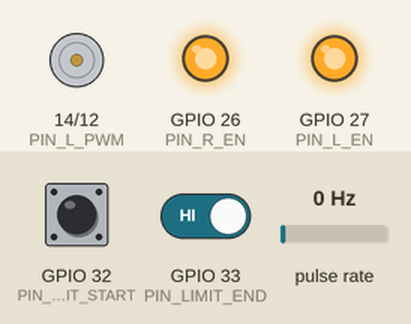
Simulated run of this sketch. Board: ESP32. Shown: motor-driver pin pairs drawn as motors (green arrow = first pin HIGH = forward, orange = second pin HIGH = backward, longer = more drive), output pins drawn as LEDs (lit = HIGH). Wiring (inferred from the names in the program): pulse sensor: data GPIO 16. The test bench sets the inputs (shaded band); at power-on: GPIO 33 (PIN_LIMIT_END) HIGH, GPIO 32 (PIN_LIMIT_START) HIGH, pulse rate 0 Hz. What the sketch prints to the serial monitor is not drawn.

Above: at 2.7 s.
2.8 s: GPIO 33 (PIN_LIMIT_END) driven LOW
At 5.7 s:
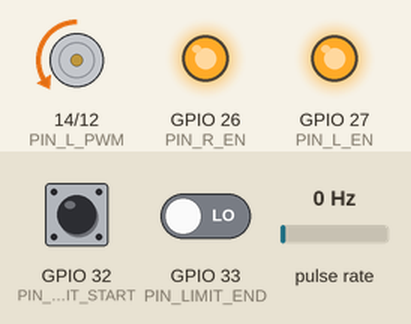
8.8 s: GPIO 33 (PIN_LIMIT_END) driven HIGH
At 10.2 s:
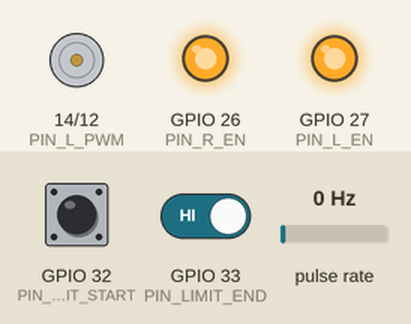
Timing chart, 0 to 11.8 s (numbered marks = the images above; inputs shaded):
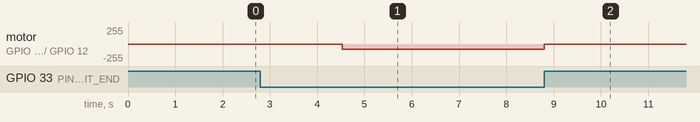

Measured:
- after the input at 2.8 s, motor on GPIO 14 (PIN_L_PWM) / GPIO 12 (PIN_R_PWM): stopped → backward 75/255 after 1.7 s
- after the input at 8.8 s, motor on GPIO 14 (PIN_L_PWM) / GPIO 12 (PIN_R_PWM): backward 75/255 → stopped at once

The sketch:

test_calibracion_encoder.ino
```cpp
/*
 * ============================================================
 *  CALIBRACIÓN: Encoder HC-020K — Distancia lineal
 *  Proyecto Péndulo Invertido
 * ============================================================
 *
 *  Objetivo:
 *    Obtener las constantes de conversión entre pulsos del
 *    encoder IR y la distancia lineal recorrida por el carro
 *    del prototipo (91 cm de recorrido operativo).
 *
 *  Secuencia:
 *    1. Verifica limit switch INICIO. Si no está activado,
 *       mueve el motor ATRÁS hasta activarlo y se detiene.
 *    2. Espera 3 segundos.
 *    3. Avanza ADELANTE a PWM 100 registrando pulsos del
 *       encoder hasta que se active el limit switch FIN.
 *    4. Detiene el motor e imprime resumen de calibración:
 *       pulsos totales, vueltas, pulsos/cm, cm/pulso, etc.
 *
 *  Hardware:
 *    - ESP32-WROOM-32 DevKitC
 *    - Motor DC + BTS7960 H-Bridge
 *    - Encoder HC-020K (PPR = 20 ranuras → 40 flancos si se
 *      usa RISING+FALLING; aquí solo RISING → 20 por vuelta
 *      mecánica de la rueda, pero el firmware previo usó 40
 *      como PULSES_PER_REV → se mantiene la convención)
 *    - Limit Switch XV-152-1C25 x2 (NC + Pull-Up interno)
 *
 *  Pines:
 *    Motor BTS7960:
 *      R_EN  → GPIO 27 | L_EN  → GPIO 26
 *      R_PWM → GPIO 14 | L_PWM → GPIO 12
 *    Encoder HC-020K:
 *      OUT   → GPIO 16 (interrupt RISING)
 *    Limit Switches:
 *      LS_INICIO → GPIO 32 | LS_FIN → GPIO 33
 *      (NC + INPUT_PULLUP: HIGH = activado)
 *
 *  Salida Serial: 115200 baud
 *
 * ============================================================
 */

#include <Arduino.h>

// ============================================================
// Pines — Motor BTS7960
// ============================================================
#define PIN_R_EN   26
#define PIN_L_EN   27
#define PIN_R_PWM  12
#define PIN_L_PWM  14

// ============================================================
// Pines — Encoder HC-020K
// ============================================================
#define PIN_ENCODER 16

// ============================================================
// Pines — Limit Switches
// ============================================================
#define PIN_LIMIT_START  32   // Limit switch INICIO (posición 0)
#define PIN_LIMIT_END    33   // Limit switch FIN

// ============================================================
// Configuración PWM (LEDC)
// ============================================================
#define PWM_FREQ        25000   // 25 kHz
#define PWM_RESOLUTION  10      // 10-bit (0-1023)
#define LEDC_CH_R       0       // Canal LEDC para R_PWM
#define LEDC_CH_L       1       // Canal LEDC para L_PWM

// ============================================================
// Encoder
// ============================================================
#define PULSES_PER_REV  40      // Convención del proyecto

// ============================================================
// Parámetros de calibración
// ============================================================
#define TRAVEL_DISTANCE_CM  91.0f   // Distancia lineal inicio→fin
#define CALIBRATION_PWM     300     // Velocidad PWM para el recorrido
#define HOMING_PWM          300     // Velocidad PWM para ir a inicio
#define WAIT_BEFORE_RUN_MS  3000    // Espera antes de avanzar (ms)

// ============================================================
// Tiempos
// ============================================================
#define ENCODER_CALC_MS  500    // Ventana de cálculo de velocidad
#define SERIAL_PRINT_MS  250    // Intervalo de impresión en carrera

// ============================================================
// Debounce ISR limit switches (microsegundos)
// ============================================================
#define DEBOUNCE_US 50000  // 50 ms

// ============================================================
// Estados de la máquina
// ============================================================
enum CalState {
    ST_CHECK_HOME,      // Verificar si está en inicio
    ST_HOMING,          // Retrocediendo hacia limit switch inicio
    ST_AT_HOME,         // En inicio, esperando 3 s
    ST_RUNNING,         // Avanzando hacia limit switch fin
    ST_DONE             // Recorrido completo, mostrar resultados
};

// ============================================================
// Variables del encoder (ISR)
// ============================================================
volatile uint32_t isrPulseCount = 0;

static uint32_t runStartPulses  = 0;   // Pulsos al iniciar carrera
static uint32_t lastCalcPulses  = 0;
static unsigned long lastCalcTime = 0;
static float rps = 0.0f;
static float rpm = 0.0f;

// ============================================================
// Variables limit switches (ISR)
// ============================================================
volatile bool limitStartTriggered = false;
volatile bool limitEndTriggered   = false;
volatile unsigned long lastISR_start = 0;
volatile unsigned long lastISR_end   = 0;

// ============================================================
// Variables de estado
// ============================================================
CalState currentState = ST_CHECK_HOME;
unsigned long stateEntryTime = 0;
unsigned long lastPrintTime  = 0;
unsigned long runStartTime   = 0;

// ============================================================
// ISR — Encoder
// ============================================================
void IRAM_ATTR encoder_isr() {
    isrPulseCount++;
}

// ============================================================
// ISR — Limit Switch INICIO
// ============================================================
void IRAM_ATTR isr_limit_start() {
    unsigned long now = micros();
    if ((now - lastISR_start) > DEBOUNCE_US) {
        limitStartTriggered = true;
        lastISR_start = now;
    }
}

// ============================================================
// ISR — Limit Switch FIN
// ============================================================
void IRAM_ATTR isr_limit_end() {
    unsigned long now = micros();
    if ((now - lastISR_end) > DEBOUNCE_US) {
        limitEndTriggered = true;
        lastISR_end = now;
    }
}

// ============================================================
// Funciones del motor (BTS7960)
// ============================================================
void motorAdelante(int pwm) {
    ledcWrite(LEDC_CH_L, 0);
    ledcWrite(LEDC_CH_R, pwm);
}

void motorAtras(int pwm) {
    ledcWrite(LEDC_CH_R, 0);
    ledcWrite(LEDC_CH_L, pwm);
}

void motorFreno() {
    ledcWrite(LEDC_CH_R, 0);
    ledcWrite(LEDC_CH_L, 0);
}

// ============================================================
// Lectura atómica de pulsos
// ============================================================
uint32_t getPulseCount() {
    noInterrupts();
    uint32_t count = isrPulseCount;
    interrupts();
    return count;
}

// ============================================================
// Resetear contador de pulsos
// ============================================================
void resetPulseCount() {
    noInterrupts();
    isrPulseCount = 0;
    interrupts();
}

// ============================================================
// Actualizar cálculos de velocidad del encoder
// ============================================================
void encoderUpdate() {
    unsigned long now = millis();
    unsigned long elapsed = now - lastCalcTime;

    if (elapsed >= ENCODER_CALC_MS) {
        uint32_t currentPulses = getPulseCount();
        uint32_t deltaPulses = currentPulses - lastCalcPulses;
        float elapsedSec = elapsed / 1000.0f;

        float pulsesPerSec = deltaPulses / elapsedSec;
        rps = pulsesPerSec / PULSES_PER_REV;
        rpm = rps * 60.0f;

        lastCalcPulses = currentPulses;
        lastCalcTime   = now;
    }
}

// ============================================================
// Cambiar estado
// ============================================================
void changeState(CalState newState) {
    currentState   = newState;
    stateEntryTime = millis();
}

// ============================================================
// Imprimir resultados de calibración
// ============================================================
void printCalibrationResults(uint32_t totalPulses, unsigned long elapsedMs) {
    float totalTurns    = (float)totalPulses / PULSES_PER_REV;
    float elapsedSec    = elapsedMs / 1000.0f;
    float pulsesPerCm   = (float)totalPulses / TRAVEL_DISTANCE_CM;
    float cmPerPulse    = TRAVEL_DISTANCE_CM / (float)totalPulses;
    float turnsForTravel = totalTurns;
    float cmPerTurn     = TRAVEL_DISTANCE_CM / totalTurns;
    float avgPulsesPerSec = (float)totalPulses / elapsedSec;
    float avgRPS        = avgPulsesPerSec / PULSES_PER_REV;
    float avgRPM        = avgRPS * 60.0f;
    float avgSpeedCmS   = TRAVEL_DISTANCE_CM / elapsedSec;

    Serial.println();
    Serial.println("╔═══════════════════════════════════════════════════════════╗");
    Serial.println("║         RESULTADOS DE CALIBRACIÓN — ENCODER HC-020K      ║");
    Serial.println("╠═══════════════════════════════════════════════════════════╣");
    Serial.println("║  PARÁMETROS DEL RECORRIDO                                ║");
    Serial.println("╠═══════════════════════════════════════════════════════════╣");
    Serial.printf( "║  Distancia lineal:        %8.2f cm                    ║\n", TRAVEL_DISTANCE_CM);
    Serial.printf( "║  Velocidad PWM:           %8d /1023                  ║\n", CALIBRATION_PWM);
    Serial.printf( "║  Tiempo del recorrido:    %8.3f s                     ║\n", elapsedSec);
    Serial.printf( "║  Velocidad promedio:      %8.2f cm/s                  ║\n", avgSpeedCmS);
    Serial.println("╠═══════════════════════════════════════════════════════════╣");
    Serial.println("║  MEDICIONES DEL ENCODER                                  ║");
    Serial.println("╠═══════════════════════════════════════════════════════════╣");
    Serial.printf( "║  Pulsos totales:          %8lu                       ║\n", (unsigned long)totalPulses);
    Serial.printf( "║  Vueltas totales:         %8.2f                       ║\n", totalTurns);
    Serial.printf( "║  Pulsos por vuelta (PPR): %8d  (configurado)        ║\n", PULSES_PER_REV);
    Serial.printf( "║  RPM promedio:            %8.2f                       ║\n", avgRPM);
    Serial.printf( "║  RPS promedio:            %8.2f                       ║\n", avgRPS);
    Serial.println("╠═══════════════════════════════════════════════════════════╣");
    Serial.println("║  CONSTANTES DE CALIBRACIÓN                               ║");
    Serial.println("╠═══════════════════════════════════════════════════════════╣");
    Serial.printf( "║  PULSOS_POR_CM:           %8.4f  pulsos/cm           ║\n", pulsesPerCm);
    Serial.printf( "║  CM_POR_PULSO:            %8.4f  cm/pulso            ║\n", cmPerPulse);
    Serial.printf( "║  CM_POR_VUELTA:           %8.4f  cm/vuelta           ║\n", cmPerTurn);
    Serial.printf( "║  VUELTAS_POR_RECORRIDO:   %8.2f  vueltas             ║\n", turnsForTravel);
    Serial.println("╠═══════════════════════════════════════════════════════════╣");
    Serial.println("║  USO EN FIRMWARE                                         ║");
    Serial.println("╠═══════════════════════════════════════════════════════════╣");
    Serial.printf( "║  distancia_cm = pulsos * %.6f;                    ║\n", cmPerPulse);
    Serial.printf( "║  pulsos_necesarios = distancia_cm * %.4f;          ║\n", pulsesPerCm);
    Serial.println("╚═══════════════════════════════════════════════════════════╝");
    Serial.println();
    Serial.println(">> Calibración completa. Reinicia el ESP32 para repetir.");
}

// ============================================================
// Setup
// ============================================================
void setup() {
    Serial.begin(115200);
    delay(1500);

    // Motor — Enable pins
    pinMode(PIN_R_EN, OUTPUT);
    pinMode(PIN_L_EN, OUTPUT);
    digitalWrite(PIN_R_EN, HIGH);
    digitalWrite(PIN_L_EN, HIGH);

    // Motor — PWM (LEDC)
    ledcSetup(LEDC_CH_R, PWM_FREQ, PWM_RESOLUTION);
    ledcSetup(LEDC_CH_L, PWM_FREQ, PWM_RESOLUTION);
    ledcAttachPin(PIN_R_PWM, LEDC_CH_R);
    ledcAttachPin(PIN_L_PWM, LEDC_CH_L);
    motorFreno();

    // Encoder — Interrupt
    pinMode(PIN_ENCODER, INPUT);
    attachInterrupt(digitalPinToInterrupt(PIN_ENCODER), encoder_isr, RISING);

    // Limit Switches
    pinMode(PIN_LIMIT_START, INPUT_PULLUP);
    pinMode(PIN_LIMIT_END,   INPUT_PULLUP);
    attachInterrupt(digitalPinToInterrupt(PIN_LIMIT_START), isr_limit_start, RISING);
    attachInterrupt(digitalPinToInterrupt(PIN_LIMIT_END),   isr_limit_end,   RISING);

    // Header
    Serial.println("=============================================================");
    Serial.println("  CALIBRACIÓN: Encoder HC-020K — Distancia lineal");
    Serial.println("  Recorrido operativo: 91 cm (inicio → fin)");
    Serial.println("  Motor PWM: 100/1023 | Encoder PPR: 40");
    Serial.println("=============================================================");
    Serial.println();

    // Inicializar tiempos
    lastCalcTime  = millis();
    lastPrintTime = millis();

    // Comenzar verificación
    changeState(ST_CHECK_HOME);
}

// ============================================================
// Loop
// ============================================================
void loop() {
    unsigned long now = millis();
    bool startActive = digitalRead(PIN_LIMIT_START) == HIGH;
    bool endActive   = digitalRead(PIN_LIMIT_END)   == HIGH;

    // Consumir flags ISR
    if (limitStartTriggered) limitStartTriggered = false;
    if (limitEndTriggered)   limitEndTriggered   = false;

    switch (currentState) {

    // ---------------------------------------------------------
    // 1. Verificar si el carro está en posición de inicio
    // ---------------------------------------------------------
    case ST_CHECK_HOME:
        if (startActive) {
            Serial.println("[OK] Limit switch INICIO activado. Carro en posición.");
            motorFreno();
            changeState(ST_AT_HOME);
        } else {
            Serial.println("[!!] Limit switch INICIO no activado.");
            Serial.println("     Moviendo motor ATRÁS para buscar inicio...");
            motorAtras(HOMING_PWM);
            changeState(ST_HOMING);
        }
        break;

    // ---------------------------------------------------------
    // 2. Retroceder hasta encontrar limit switch de inicio
    // ---------------------------------------------------------
    case ST_HOMING:
        if (startActive) {
            motorFreno();
            Serial.println("[OK] Limit switch INICIO detectado. Motor detenido.");
            changeState(ST_AT_HOME);
        }
        // Imprimir progreso de homing
        if ((now - lastPrintTime) >= 500) {
            lastPrintTime = now;
            Serial.println("     ... buscando inicio (motor ATRÁS)...");
        }
        break;

    // ---------------------------------------------------------
    // 3. En inicio — esperar 3 segundos antes de arrancar
    // ---------------------------------------------------------
    case ST_AT_HOME: {
        unsigned long waited = now - stateEntryTime;
        if (waited >= WAIT_BEFORE_RUN_MS) {
            Serial.println();
            Serial.println(">> Iniciando recorrido de calibración ADELANTE...");
            Serial.println();
            Serial.printf("%-10s | %-7s | %-8s | %-6s | %-8s\n",
                          "Tiempo(s)", "Pulsos", "Vueltas", "RPS", "RPM");
            Serial.println("---------------------------------------------------");

            // Resetear encoder para la carrera de calibración
            resetPulseCount();
            runStartPulses = 0;
            lastCalcPulses = 0;
            lastCalcTime   = now;
            rps = 0;
            rpm = 0;
            runStartTime = now;
            lastPrintTime = now;

            motorAdelante(CALIBRATION_PWM);
            changeState(ST_RUNNING);
        } else {
            // Mostrar cuenta regresiva
            if ((now - lastPrintTime) >= 1000) {
                lastPrintTime = now;
                int remaining = (WAIT_BEFORE_RUN_MS - waited) / 1000 + 1;
                Serial.printf("   Esperando... %d s\n", remaining);
            }
        }
        break;
    }

    // ---------------------------------------------------------
    // 4. Avanzando — medir encoder hasta limit switch fin
    // ---------------------------------------------------------
    case ST_RUNNING: {
        encoderUpdate();

        if (endActive) {
            motorFreno();
            unsigned long runElapsed = now - runStartTime;
            uint32_t totalRunPulses = getPulseCount();

            Serial.println();
            Serial.println(">> Limit switch FIN detectado. Motor detenido.");

            printCalibrationResults(totalRunPulses, runElapsed);
            changeState(ST_DONE);
            break;
        }

        // Imprimir progreso durante la carrera
        if ((now - lastPrintTime) >= SERIAL_PRINT_MS) {
            lastPrintTime = now;

            uint32_t pulses = getPulseCount();
            float turns   = (float)pulses / PULSES_PER_REV;
            float elapsed = (now - runStartTime) / 1000.0f;

            Serial.printf("%10.2f | %7lu | %8.2f | %5.2f | %7.2f\n",
                          elapsed,
                          (unsigned long)pulses,
                          turns,
                          rps,
                          rpm);
        }
        break;
    }

    // ---------------------------------------------------------
    // 5. Calibración completa — no hacer nada más
    // ---------------------------------------------------------
    case ST_DONE:
        // Idle — esperar reinicio
        break;
    }
}
```
